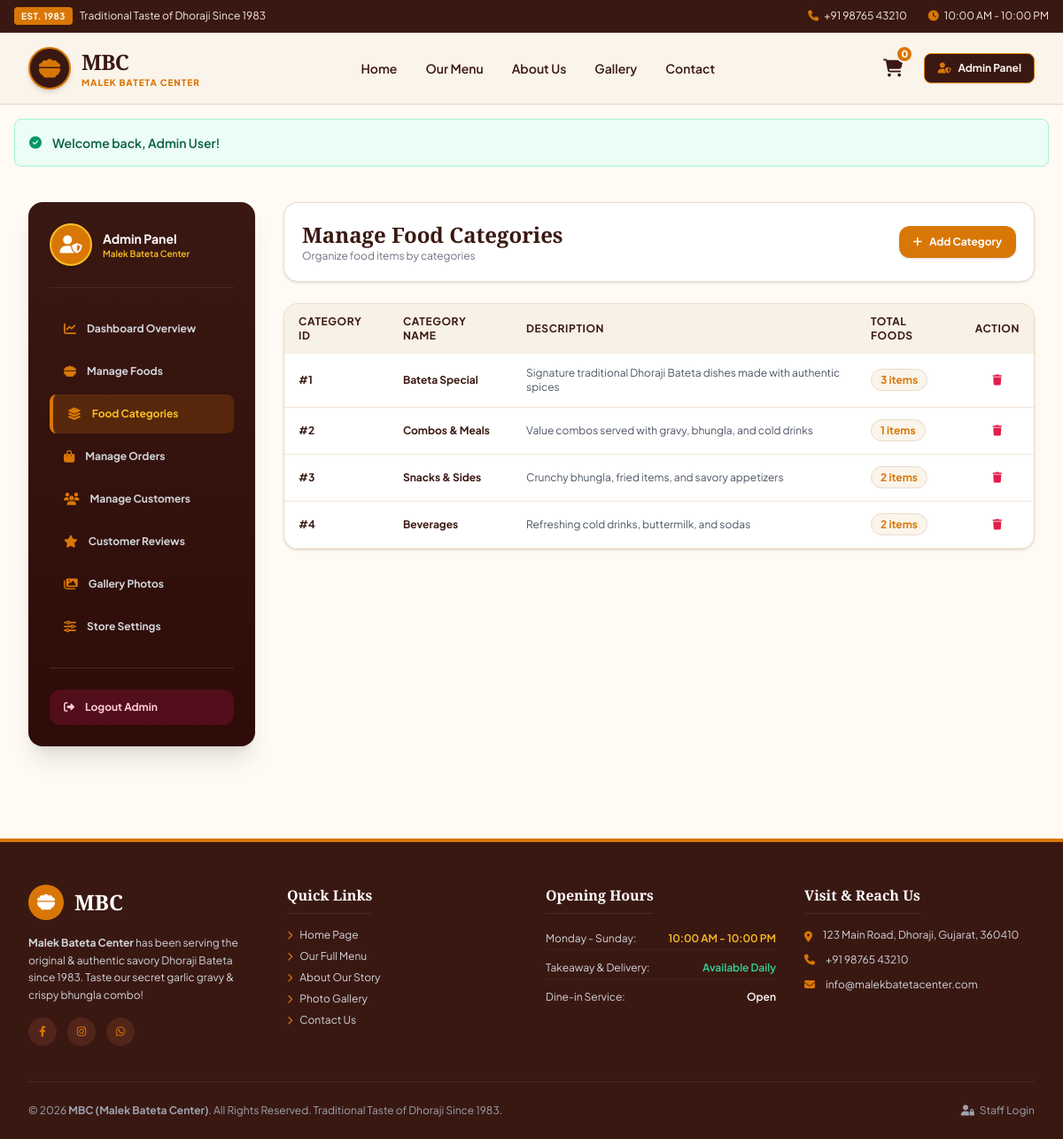
Screenshot of /admin/categories.php (signed in) with the database file from the repository.
### tables this page shows
CREATE TABLE IF NOT EXISTS `categories` (
  `id` INT AUTO_INCREMENT PRIMARY KEY,
  `name` VARCHAR(100) NOT NULL,
  `description` VARCHAR(255) DEFAULT NULL,
  `image` VARCHAR(255) DEFAULT NULL,
  `status` ENUM('active', 'inactive') NOT NULL DEFAULT 'active',
  `created_at` TIMESTAMP DEFAULT CURRENT_TIMESTAMP
);

### config/helpers.php (called while the page is built, shortened)
<?php
function baseUrl($path = '') {
    $protocol = isset($_SERVER['HTTPS']) && $_SERVER['HTTPS'] === 'on' ? 'https' : 'http';
    $host = $_SERVER['HTTP_HOST'] ?? 'localhost:8000';
    $scriptDir = dirname($_SERVER['SCRIPT_NAME']);
    $base = rtrim($protocol . "://" . $host . rtrim(str_replace('\\', '/', $scriptDir), '/'), '/');
    if (strpos($_SERVER['SCRIPT_NAME'], '/admin') !== false) {
        $base = dirname($base);
    } elseif (strpos($_SERVER['SCRIPT_NAME'], '/customer') !== false) {
        $base = dirname($base);
    }
    return rtrim($base, '/') . '/' . ltrim($path, '/');
}

### admin/categories.php (the view, shortened to what this page needs)
<?php
require_once __DIR__ . '/../config/helpers.php';
$db = getDB();
$categories = $db->query("SELECT c.*, COUNT(f.id) AS total_foods FROM categories c LEFT JOIN foods f ON c.id = f.category_id GROUP BY c.id ORDER BY c.id ASC")->fetchAll();
require_once __DIR__ . '/../includes/header.php';
?>
<section class="py-10 bg-[#FFFBF4]" x-data="{ addModal: false }">
    <div class="max-w-7xl mx-auto px-4 sm:px-6 lg:px-8">
        <div class="flex flex-col lg:flex-row gap-8">
            <?php require_once __DIR__ . '/includes/sidebar.php'; ?>
            <div class="flex-grow space-y-6">
                <div class="mbc-card p-5 bg-white rounded-2xl border border-[#E8DCCB] shadow flex flex-col sm:flex-row justify-between items-start sm:items-center gap-4">
                    <div>
                        <h2 class="font-serif-heading font-extrabold text-2xl text-[#3A1812]">Manage Food Categories</h2>
                        <p class="text-xs text-gray-500">Organize food items by categories</p>
                    </div>
                    <button @click="addModal = true" class="bg-[#D97706] hover:bg-[#B45309] text-white text-xs font-bold px-4 py-2.5 rounded-xl transition shadow flex items-center gap-2">
                        <i class="fa-solid fa-plus"></i> Add Category
                    </button>
                </div>
                <div class="mbc-card bg-white rounded-2xl border border-[#E8DCCB] shadow overflow-hidden">
                    <table class="w-full text-left mbc-table text-xs">
                        <thead>
                            <tr>
                                <th>Category ID</th>
                                <th>Category Name</th>
                                <th>Description</th>
                                <th>Total Foods</th>
                                <th class="text-center">Action</th>
                            </tr>
                        </thead>
                        <tbody>
                            <?php foreach ($categories as $cat): ?>
                                <tr>
                                    <td class="font-bold text-[#3A1812]">#<?php echo $cat['id']; ?></td>
                                    <td><strong class="text-[#3A1812]"><?php echo htmlspecialchars($cat['name']); ?></strong></td>
                                    <td class="text-gray-600"><?php echo htmlspecialchars($cat['description']); ?></td>
                                    <td><span class="bg-[#FAF4EB] border border-[#E8DCCB] font-bold px-2.5 py-1 rounded-full text-[#D97706]"><?php echo $cat['total_foods']; ?> items</span></td>
                                    <td class="text-center">
                                        <form action="<?php echo baseUrl('admin/categories.php'); ?>" method="POST" onsubmit="return confirm('Delete category?');" class="inline">
                                            <button type="submit" class="text-rose-600 hover:text-rose-800 font-bold p-1">
                                                <i class="fa-solid fa-trash"></i>
                                            </button>
                                        </form>
                                    </td>
                                </tr>
                            <?php endforeach; ?>
                        </tbody>
                    </table>
                </div>
            </div>
        </div>
    </div>
</section>
<?php require_once __DIR__ . '/../includes/footer.php'; ?>

### assets/css/style.css (style rules this page uses)
:root { --mbc-dark-brown: #3A1812; --mbc-deep-red: #2D0B07; --mbc-cream-bg: #FFFBF4; --mbc-cream-card: #FAF4EB; --mbc-amber-primary: #D97706; --mbc-amber-hover: #B45309; --mbc-orange-accent: #E65100; --mbc-text-dark: #2A1712; --mbc-border: #E8DCCB; }
body { font-family: 'Plus Jakarta Sans', sans-serif; background-color: var(--mbc-cream-bg); color: var(--mbc-text-dark); }
.font-serif-heading { font-family: 'Playfair Display', Georgia, serif; }
.mbc-card { background-color: #FFFFFF; border: 1px solid var(--mbc-border); border-radius: 0.75rem; box-shadow: 0 4px 6px -1px rgba(58, 24, 18, 0.04), 0 2px 4px -1px rgba(58, 24, 18, 0.02); }
.mbc-table th { background-color: #F8F1E5; color: var(--mbc-dark-brown); font-weight: 700; text-transform: uppercase; font-size: 0.75rem; letter-spacing: 0.05em; padding: 0.75rem 1rem; }
.mbc-table td { padding: 0.875rem 1rem; border-bottom: 1px solid #F3E6D5; }

### rows the page displays
categories: id "1", name "Bateta Special", description "Signature traditional Dhoraji Bateta dishes made with authentic spices", total_foods "3"
categories: id "2", name "Combos & Meals", description "Value combos served with gravy, bhungla, and cold drinks", total_foods "1"
categories: id "3", name "Snacks & Sides", description "Crunchy bhungla, fried items, and savory appetizers", total_foods "2"
categories: id "4", name "Beverages", description "Refreshing cold drinks, buttermilk, and sodas", total_foods "2"

### other values shown
$cartCount "0"
$flash['message'] "Welcome back, Admin User!"
